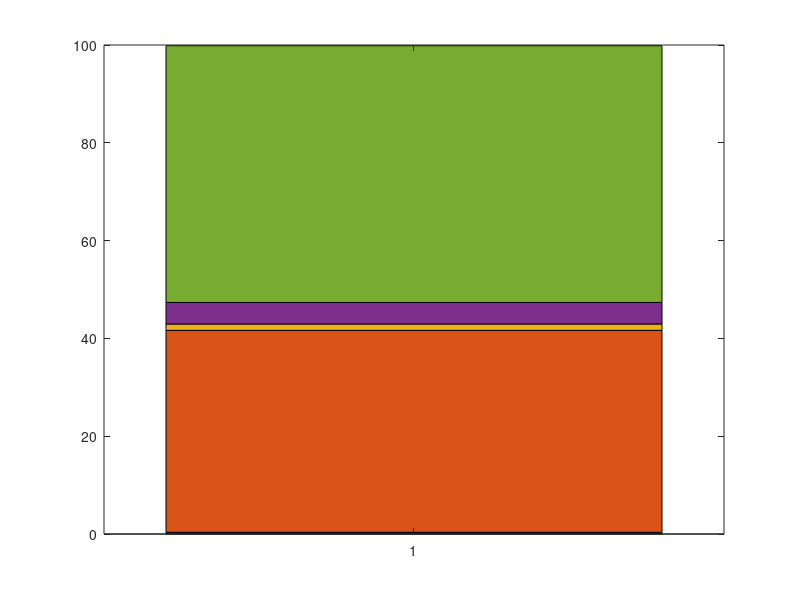

MATLAB code to generate this figure:
%%%%%%%%%%%%%%%%%%%%%%%%%%%%%%%%%%%%%%%%%%%%%%%%%%%%%%%%%%%%%%%%%%%%%%%%%%%%%%%%%%%%%%%%%%%%%%%%
% A flexible and versatile system for multi-color fiber photometry and optogenetic manipulation
% Andrey Formozov, Alexander Dieter, J. Simon Wiegert
% code: Dieter, A, 2022 
% reviewed: Formozov, A, 2023
%%%%%%%%%%%%%%%%%%%%%%%%%%%%%%%%%%%%%%%%%%%%%%%%%%%%%%%%%%%%%%%%%%%%%%%%%%%%%%%%%%%%%%%%%%%%%%%%

clear all; clc; 

x = 1; 
contributions = [0.35 41.3 1.3 4.4  52.5]; % data from supplementary table 5

figure('color', [1 1 1])
b = bar(x,contributions,"stacked");
ylim([0 100])